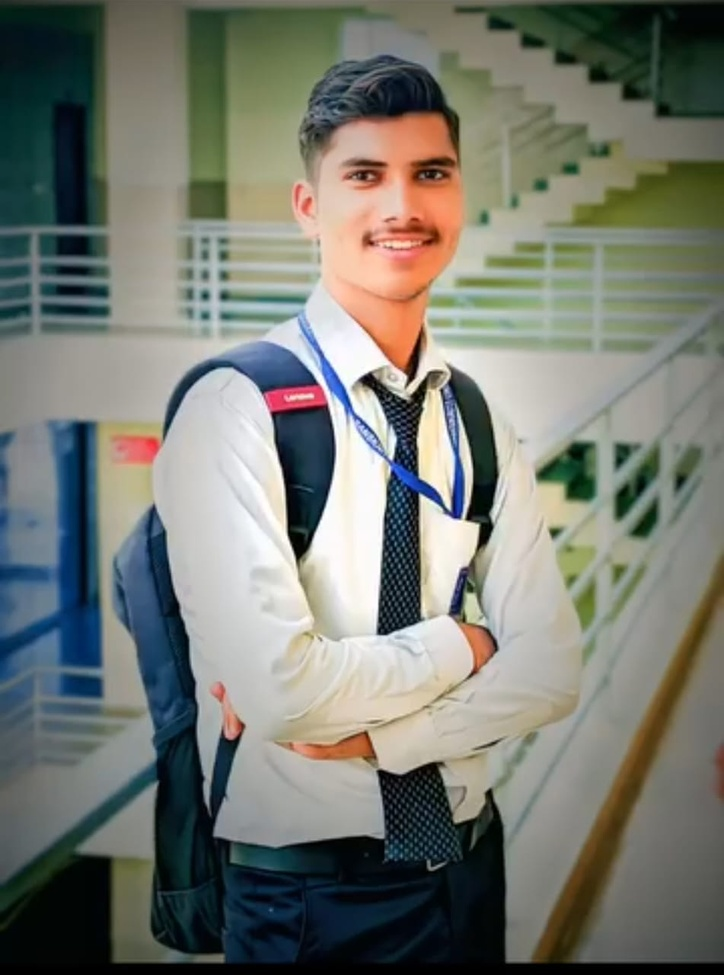
#> input picture 15_Frequency_HPF/input.jpeg, 724 x 975 px, shrunk from 951 x 1280 before the run
$ python program.py
#> lines starting #> are read from the running program, lines starting #| are printed output that depends on the picture
import cv2
import numpy as np

image = cv2.imread('input.jpeg', 0)
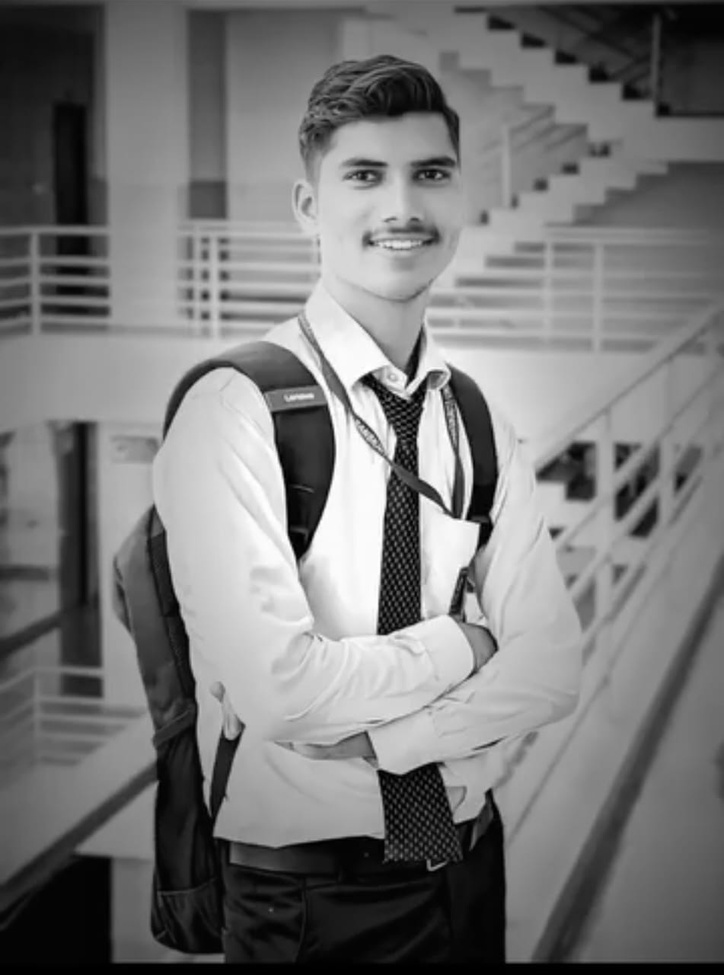
#> image: shape (975, 724); min 0, max 255, mean 119.3

if image is None:
    print("Image not found")
    exit()

image_float = np.float32(image)

dft = cv2.dft(image_float, flags=cv2.DFT_COMPLEX_OUTPUT)

shifted = np.fft.fftshift(dft)

rows, cols = image.shape
#> rows = 975; cols = 724
center_row = rows // 2
#> center_row = 487
center_col = cols // 2
#> center_col = 362

mask = np.ones((rows, cols, 2), np.float32)

size = 50
mask[
    center_row - size:center_row + size,
    center_col - size:center_col + size
] = 0

filtered = shifted * mask

filtered = np.fft.ifftshift(filtered)

result = cv2.idft(filtered)

result = cv2.magnitude(result[:, :, 0], result[:, :, 1])
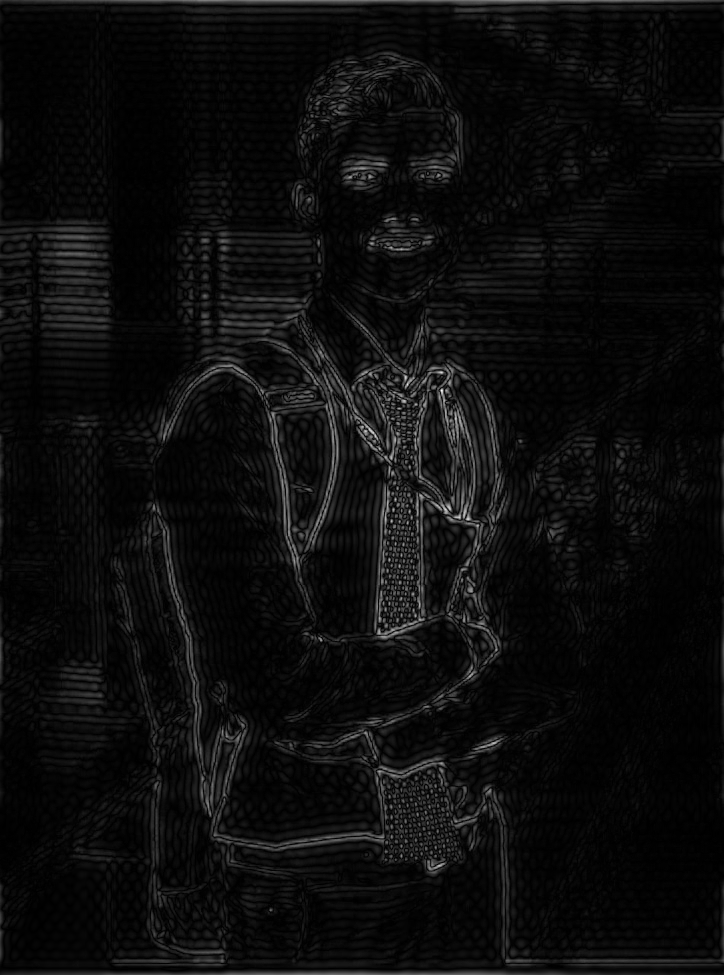
#> result: shape (975, 724) float32; min 1974.3, max 88281016, mean 4570909; drawn with min black and max white

result = cv2.normalize(result, None, 0, 255, cv2.NORM_MINMAX)

result = np.uint8(result)

cv2.imwrite('output.png', result)

cv2.waitKey(0)
cv2.destroyAllWindows()
